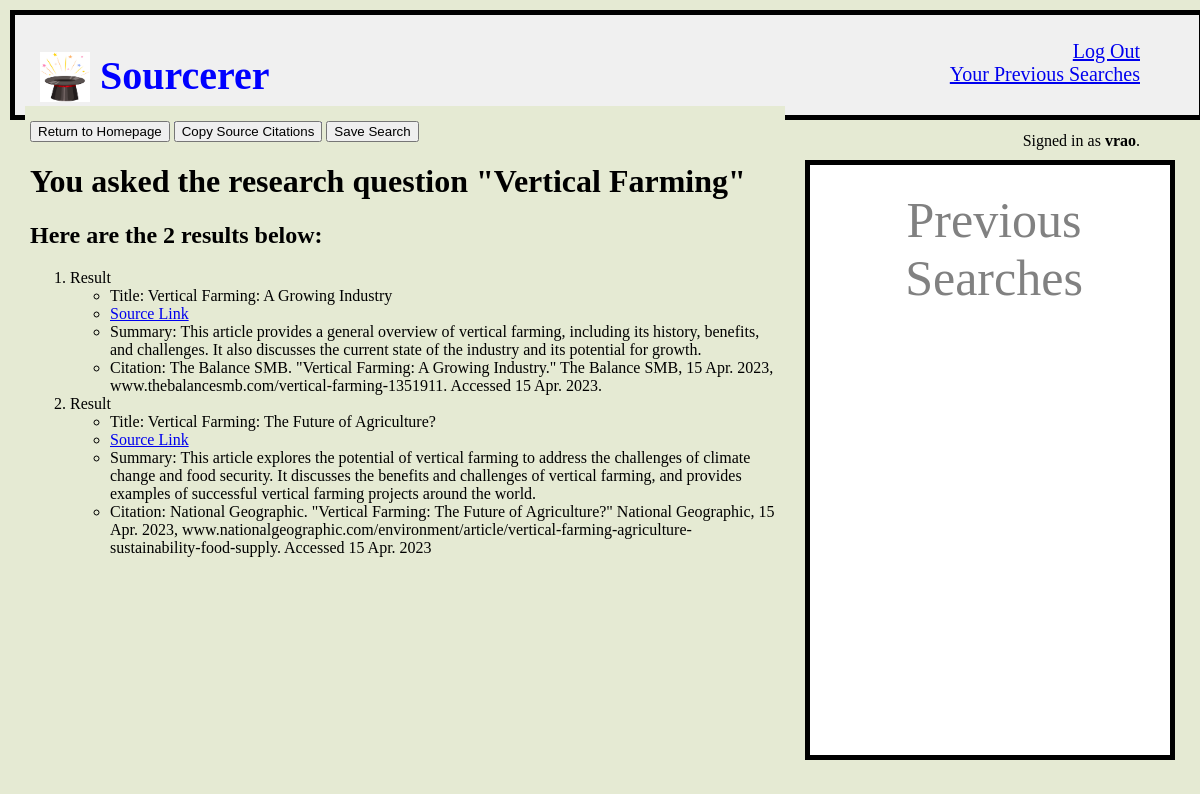
The page /copyCitations/1 (signed in) on the database its author committed.
### sourcing/models.py (models this page shows)
class User(AbstractUser):
    savedSearches = models.ManyToManyField('Search', related_name='searches')
    pass

class Search(models.Model):
    user = models.ForeignKey(User, on_delete=models.CASCADE)
    searchID = models.AutoField(primary_key=True)
    topic = models.TextField(max_length=255)
    numSources = models.IntegerField()
    citationFormat = models.CharField(max_length=3)
    searchDate = models.TextField()
    results = models.ManyToManyField(Result)

class Result(models.Model):
    sourceCompany = models.TextField()
    sourceURL = models.URLField()
    summary = models.TextField()
    citation = models.TextField()

### sourcing/views.py (the view)
# urls.py: path("copyCitations/<int:searchID>", views.citations, name="citations"),
def citations(request, searchID):
    search = Search.objects.get(pk=searchID)
    results = search.results.all()
    citationString = ""
    for result in results:
        citationString += result.citation + "\n"
    pyperclip.copy(citationString)
    if request.user.is_authenticated:
        searches = request.user.savedSearches.all().order_by('-searchDate')[:3]
        return render(request, "sourcing/results.html", {
            "search": search,
            "sidebarSearch": searches,
            "results": results,
            "copy": True
        })
    else:
        return render(request, "sourcing/results.html", {
            "search": search,
            "results": results,
            "copy": True
        })

### sourcing/templates/sourcing/results.html
{% extends "sourcing/layout.html" %}
{% block body %}
    <a href="{% url 'homepage' %}"><button>Return to Homepage</button></a>
    {% if copy %}
        <a href="{% url 'citations' search.searchID %}" style="background:#3630a3;color:white;" onclick="alert('Sources copied to clipboard.')"><button>Copy Source Citations</button></a>
    {% else %}
        <a href="{% url 'citations' search.searchID %}"><button>Copy Source Citations</button></a>
    {% endif %}
    {% if user.is_authenticated %}
        <a href="{% url 'saveSearch' search.searchID %}"><button>Save Search</button></a>
    {% endif %}
    <h1>You asked the research question "{{ search.topic }}"</h1>
    <h2>Here are the {{ search.numSources }} results below:</h2>
    <ol>
        {% for result in results %}
        <li>Result
            <ul>
                <li>{{ result.sourceCompany }}</li>
                <li><a href="{{ result.sourceURL }}" target="_blank">Source Link</a></li>
                <li>{{ result.summary }}</li>
                <li>{{ result.citation }}</li>
            </ul>
        </li>
        {% endfor %}
    </ol>
{% endblock %}

### sourcing/templates/sourcing/layout.html (shortened to what this page needs)
{% load static %}
<!DOCTYPE html>
<html lang="en">
    <head>
        <link href="{% static 'sourcing/styles.css' %}" rel="stylesheet">
    </head>
    <body>
        <div class="nav">
            <div class="title">
                <img src="{% static 'sourcing/magic-hat.jpg' %}" width="50" height="50">
                <h1 id="title">Sourcerer</h1>
            </div>
            <div>
                <div class="nav-item" id="sign-in-status">
                    {% if user.is_authenticated %}
                        <p id="username_status">Signed in as <strong>{{ user.username }}</strong>.</p>
                    {% else %}
                        <p>Not signed in.</p>
                    {% endif %}
                </div>
                {% if user.is_authenticated %}
                    <div class="nav-item">
                        <a class="nav-link" href="{% url 'logout' %}">Log Out</a>
                        <a class="nav-link" href="{% url 'savedSearches' user %}">Your Previous Searches</a>
                    </div>
                {% else %}
                    <div class="nav-item">
                        <a class="nav-link" href="{% url 'login' %}">Log In</a>
                        <p></p>
                        <a class="nav-link" href="{% url 'register' %}">Register</a>
                    </div>
                {% endif %}
            </div>
        </div>
        <div class="page-content">
            {% block body %}
            {% endblock %}
        </div>
        <div class="sidenav">
            <a>Previous Searches</a>
        </div>
    </body>
</html>

### sourcing/static/sourcing/styles.css (style rules this page uses)
body { margin: 0; background-color: #e5ead3; padding: 10px; }
.page-content { position: fixed; background-color: #e5ead3; margin: 15px; margin-top: 8%; padding: 5px; padding-top: 15px; width: 62.5%; height: 80%; align-items: center; overflow-y: scroll; }
.title { position: relative; text-align: left; color: blue; padding-left: 15px; font-size: 20px; }
.title img { float: left; position: relative; padding-right: 10px; }
.nav { background-color: #f0f0f0; height: 10vh; width: 97%; padding: 10px; text-align: left; border: 5px solid black; float: right; position: fixed; }
.nav-item { position: fixed; text-align: center; float: right; right: 5%; top: 5%; }
#sign-in-status { text-align: right; right: 5%; top: 14.5%; }
.nav-link { position: relative; text-align: center; float: right; font-size: 20px; }
.sidenav { width: 30%; position: fixed; z-index: 1; top: 20%; right: 25px; bottom: 5%; background-color: #ffffff; overflow-x: hidden; padding-top: 20px; border: 5px solid black; }
.sidenav a { padding: 6px 8px 6px 16px; text-decoration: none; font-size: 50px; color: #818181; display: block; text-align: center; }

### rows shown on the page
User: username "vrao"
Search: topic "Vertical Farming", numSources "2"
Result: sourceCompany "Title: Vertical Farming: A Growing Industry", summary "Summary: This article provides a general overview of vertical farming, including its history, benefits, and challenges. It also discusses the current state of the industry and its potential for growth.", citation "Citation: The Balance SMB. \"Vertical Farming: A Growing Industry.\" The Balance SMB, 15 Apr. 2023, www.thebalancesmb.com/vertical-farming-1351911. Accessed 15 Apr. 2023."
Result: sourceCompany "Title: Vertical Farming: The Future of Agriculture?", summary "Summary: This article explores the potential of vertical farming to address the challenges of climate change and food security. It discusses the benefits and challenges of vertical farming, and provides examples of successful vertical farming projects around the world.", citation "Citation: National Geographic. \"Vertical Farming: The Future of Agriculture?\" National Geographic, 15 Apr. 2023, www.nationalgeographic.com/environment/article/vertical-farming-agriculture-sustainability-food-supply. Accessed 15 Apr. 2023"
